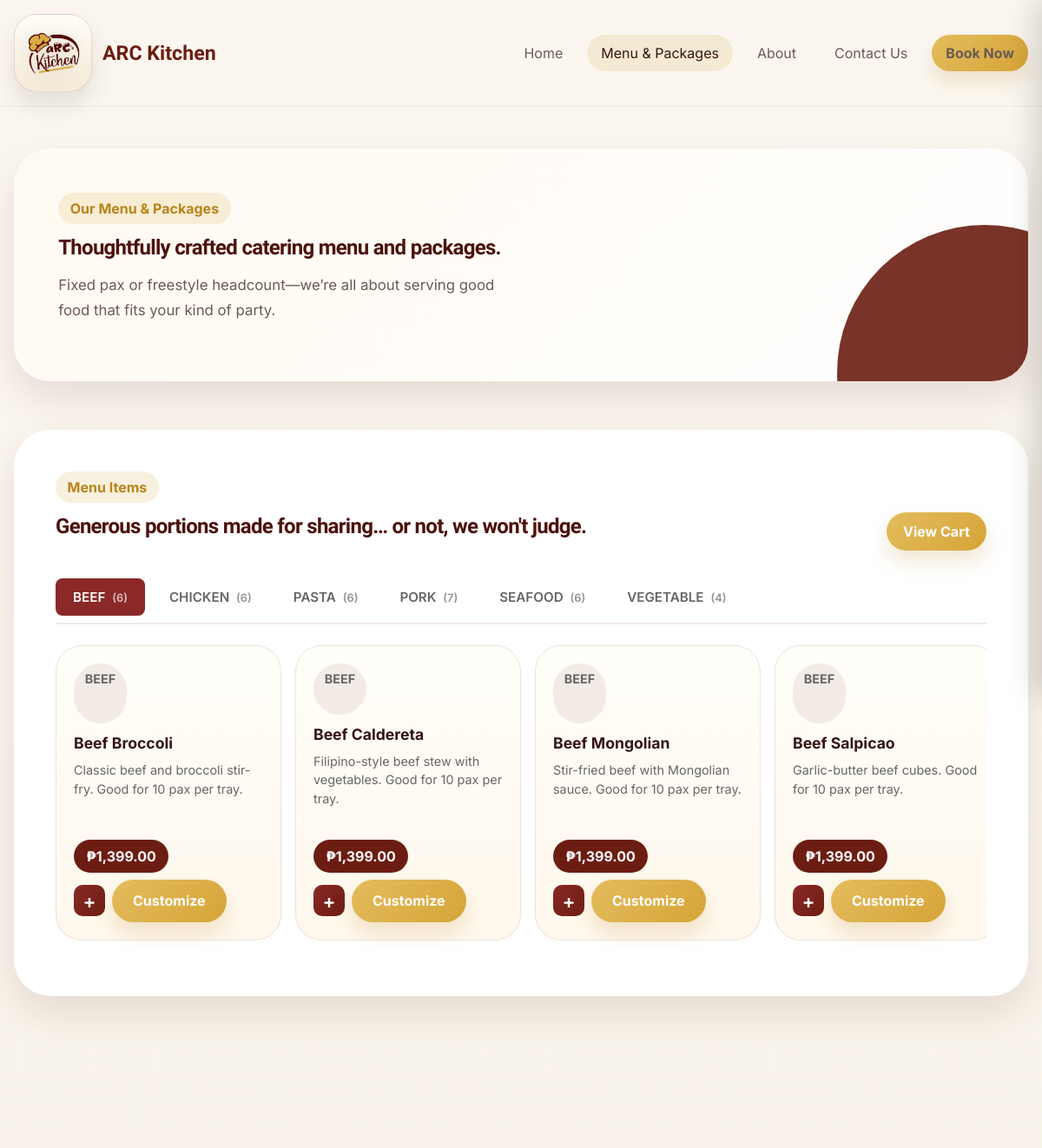
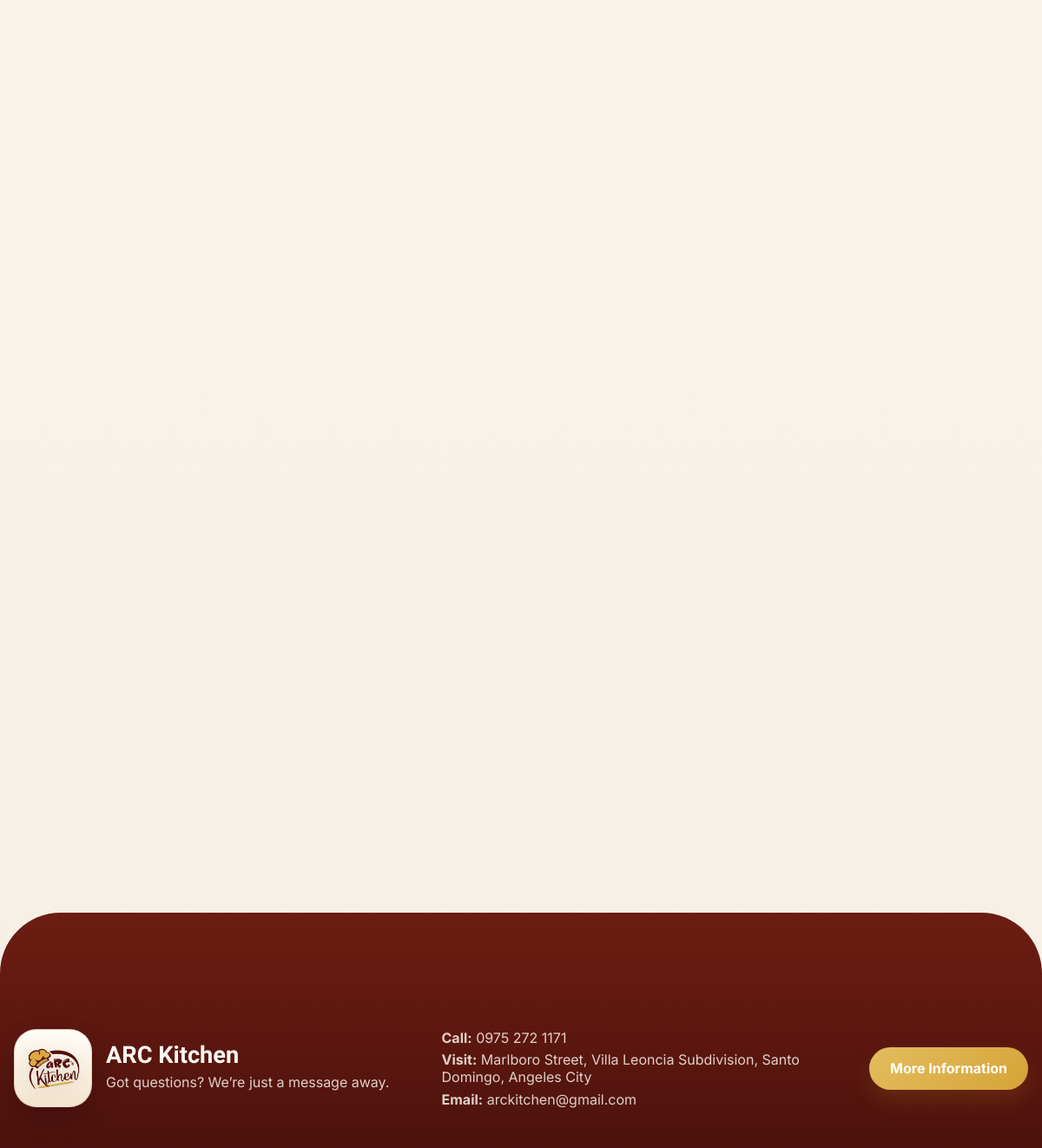
Page /menu.php on the committed database (2 pictures, top to bottom).
### tables this page shows
CREATE TABLE IF NOT EXISTS menu_items (
    id INT AUTO_INCREMENT PRIMARY KEY,
    name VARCHAR(255) NOT NULL,
    category VARCHAR(100) NOT NULL,
    price DECIMAL(10,2) NOT NULL,
    description TEXT,
    image VARCHAR(255) DEFAULT 'assets/images/food-placeholder.svg',
    is_active TINYINT(1) DEFAULT 1,
    created_at TIMESTAMP DEFAULT CURRENT_TIMESTAMP,
    updated_at TIMESTAMP DEFAULT CURRENT_TIMESTAMP ON UPDATE CURRENT_TIMESTAMP,
    INDEX idx_menu_category (category),
    INDEX idx_menu_active (is_active),
    INDEX idx_created_at (created_at)
);

### includes/functions.php (called while the page is built, shortened)
<?php
function escape(?string $value): string
{
    return htmlspecialchars((string) $value, ENT_QUOTES, 'UTF-8');
}
function currentPageName(): string
{
    return basename($_SERVER['PHP_SELF'] ?? '');
}
function getMenuItems(?string $category = null): array
{
    $connection = getDbConnection();
    $sql = "SELECT * FROM menu_items WHERE is_active = 1";
    $sql .= " ORDER BY category, name";
    $result = $connection->query($sql);
    return $result->fetch_all(MYSQLI_ASSOC);
}

### menu.php (the view, shortened to what this page needs)
<?php
require_once __DIR__ . '/includes/functions.php';
$menuItems = getMenuItems();
$groupedMenu = [];
foreach ($menuItems as $item) {
    $category = $item['category'];
    if (!isset($groupedMenu[$category])) {
        $groupedMenu[$category] = [];
    }
    $groupedMenu[$category][] = $item;
}
require_once __DIR__ . '/includes/header.php';
?>
<section class="page-hero">
    <div class="container">
        <div class="page-hero-card reveal">
            <span class="eyebrow">Our Menu &amp; Packages</span>
            <h1>Thoughtfully crafted catering menu and packages.</h1>
            <p>Fixed pax or freestyle headcount—we’re all about serving good food that fits your kind of party.</p>
        </div>
    </div>
</section>
<section class="section">
    <div class="container">
        <div class="section-card reveal">
            <div class="section-heading">
                <div>
                    <span class="eyebrow">Menu Items</span>
                    <h2>Generous portions made for sharing… or not, we won't judge.</h2>
                </div>
                <a href="inquiry.php" class="button button-small">View Cart</a>
            </div>
            <div class="category-tabs">
                <?php
                $first = true;
                foreach ($groupedMenu as $category => $items):
                ?>
                    <button type="button" class="category-tab <?php echo $first ? 'active' : ''; ?>" data-category="<?php echo escape($category); ?>">
                        <?php echo escape($category); ?> <span class="count">(<?php echo count($items); ?>)</span>
                    </button>
                <?php
                    $first = false;
                endforeach;
                ?>
            </div>
            <div class="category-content">
                <?php
                $first = true;
                foreach ($groupedMenu as $category => $items):
                ?>
                <div class="category-panel <?php echo $first ? 'active' : ''; ?>" data-category="<?php echo escape($category); ?>">
                    <div class="menu-items-row">
                        <?php foreach ($items as $item): ?>
                            <article class="menu-card" data-item-id="<?php echo (int)$item['id']; ?>" data-item-type="item" data-item-name="<?php echo addslashes($item['name']); ?>" data-item-price="<?php echo $item['price']; ?>">
                                <p class="pill"><?php echo escape($item['category']); ?></p>
                                <h3 onclick="openSidebar(<?php echo (int)$item['id']; ?>, 'item')" style="cursor: pointer;"><?php echo escape($item['name']); ?></h3>
                                <p onclick="openSidebar(<?php echo (int)$item['id']; ?>, 'item')" style="cursor: pointer;"><?php echo escape($item['description']); ?></p>
                                <div class="stack-inline menu-card-actions">
                                    <span class="price-tag">₱<?php echo number_format((float) $item['price'], 2); ?></span>
                                    <div class="quick-add-group">
                                        <button type="button" class="btn-quick-add" onclick="event.stopPropagation(); quickAddItem(<?php echo $item['id']; ?>, 'item', '<?php echo addslashes($item['name']); ?>', <?php echo $item['price']; ?>)"}>+</button>
                                        <button type="button" class="button button-small" onclick="openSidebar(<?php echo (int)$item['id']; ?>, 'item')">Customize</button>
                                    </div>
                                </div>
                            </article>
                        <?php endforeach; ?>
                    </div>
                </div>
                <?php
                    $first = false;
                endforeach;
                ?>
            </div>
        </div>
    </div>
</section>
<section class="section">
    <div class="container">
    </div>
</section>
<?php require_once __DIR__ . '/includes/footer.php'; ?>

### includes/header.php (shortened to what this page needs)
<?php
require_once __DIR__ . '/functions.php';
$currentPage = currentPageName();
$basePrefix = strpos($_SERVER['PHP_SELF'] ?? '', '/admin/') !== false ? '../' : '';
$navItems = [
    'home.php' => 'Home',
    'menu.php' => 'Menu & Packages',
    'about.php' => 'About',
    'contact.php' => 'Contact Us',
];
?>
<!DOCTYPE html>
<html lang="en">
<head>
    <link rel="stylesheet" href="<?php echo $basePrefix; ?>assets/css/style.css?v=1">
</head>
<body>
<div class="site-shell">
    <header class="site-header">
        <div class="container nav-wrap">
            <a href="<?php echo $basePrefix; ?>home.php" class="brand">
                <span class="brand-mark" aria-hidden="true">
                    <img src="<?php echo $basePrefix; ?>assets/images/arc-logo.png" alt="ARC Kitchen logo" class="brand-logo-image">
                </span>
                <span>ARC Kitchen</span>
            </a>
            <nav class="main-nav" data-nav-menu>
                <?php foreach ($navItems as $file => $label): ?>
                    <?php $isActive = $currentPage === $file; ?>
                    <a href="<?php echo $basePrefix . $file; ?>" class="<?php echo $isActive ? 'active' : ''; ?>">
                        <?php echo escape($label); ?>
                    </a>
                <?php endforeach; ?>
                <a href="<?php echo $basePrefix; ?>inquiry.php" class="button button-small">Book Now</a>
            </nav>
        </div>
    </header>
    <main>

### includes/footer.php (shortened to what this page needs)
    </main>
    <footer class="site-footer">
        <div class="footer-curve"></div>
        <div class="container footer-content">
            <div class="footer-brand">
                <span class="footer-brand-mark" aria-hidden="true">
                    <img src="<?php echo $basePrefix; ?>assets/images/arc-logo.png" alt="ARC Kitchen logo" class="brand-logo-image">
                </span>
                <div>
                    <h3>ARC Kitchen</h3>
                    <p>Got questions? We’re just a message away.</p>
                </div>
            </div>
            <div class="footer-contact">
                <p><strong>Call:</strong> 0975 272 1171</p>
                <p><strong>Visit:</strong> Marlboro Street, Villa Leoncia Subdivision, Santo Domingo, Angeles City</p>
                <p><strong>Email:</strong> arckitchen@gmail.com</p>
            </div>
            <div class="footer-action">
                <a href="<?php echo $basePrefix; ?>booking.php" class="button">More Information</a>
            </div>
        </div>
    </footer>
</div>
</body>
</html>

### menu.php (style rules this page uses)
.category-tabs { display: flex; gap: 0.5rem; margin-bottom: 1.5rem; padding-bottom: 0.5rem; border-bottom: 2px solid rgba(138, 41, 39, 0.1); overflow-x: auto; flex-wrap: nowrap; -webkit-overflow-scrolling: touch; scrollbar-width: thin; scrollbar-color: #8a2927 #f5f5f5; }
.category-tab { padding: 0.75rem 1.25rem; border: none; background: transparent; color: #666; font-weight: 600; font-size: 0.95rem; cursor: pointer; border-radius: 8px; white-space: nowrap; transition: all 0.2s; }
.category-tab.active { background: #8a2927; color: white; }
.category-tab .count { font-size: 0.8rem; opacity: 0.7; margin-left: 0.25rem; }
.category-panel { display: none; }
.category-panel.active { display: block; animation: fadeIn 0.3s ease; }
.menu-items-row { display: flex; gap: 1rem; overflow-x: auto; padding-bottom: 1rem; -webkit-overflow-scrolling: touch; scrollbar-width: thin; scrollbar-color: #8a2927 #f5f5f5; }
.menu-items-row .menu-card { flex: 0 0 260px; min-width: 260px; max-width: 260px; padding: 1.25rem; }
.menu-card { display: flex; flex-direction: column; gap: 0.5rem; }
.menu-card .pill { align-self: flex-start; margin-bottom: 0.25rem; }
.menu-card h3 { font-size: 1.1rem; line-height: 1.3; margin: 0; }
.menu-card p { font-size: 0.9rem; line-height: 1.5; color: #666; margin: 0; flex: 1; }
.menu-card-actions, .package-card-actions { display: flex; justify-content: space-between; align-items: center; gap: 0.5rem; }
.quick-add-group { display: flex; gap: 0.5rem; align-items: center; }
.btn-quick-add { width: 36px; height: 36px; border: none; background: linear-gradient(135deg, #8a2927 0%, #6c1d12 100%); color: white; border-radius: 10px; font-size: 1.4rem; font-weight: 600; cursor: pointer; display: flex; align-items: center; justify-content: center; transition: all 0.2s; flex-shrink: 0; }

### rows in the picture
menu_items: category "VEGETABLE", count($items) "4"
menu_items: category "BEEF", name "Beef Broccoli", description "Classic beef and broccoli stir-fry. Good for 10 pax per tray.", price "1,399.00"
menu_items: category "BEEF", name "Beef Caldereta", description "Filipino-style beef stew with vegetables. Good for 10 pax per tray.", price "1,399.00"
menu_items: category "BEEF", name "Beef Mongolian", description "Stir-fried beef with Mongolian sauce. Good for 10 pax per tray.", price "1,399.00"
menu_items: category "BEEF", name "Beef Salpicao", description "Garlic-butter beef cubes. Good for 10 pax per tray.", price "1,399.00"

### other values in the picture
$label "Home"
$label "Menu & Packages"
$label "About"
$label "Contact Us"
$category "BEEF"
count($items) "6"
$category "CHICKEN"
$category "PASTA"
$category "PORK"
count($items) "7"
$category "SEAFOOD"
